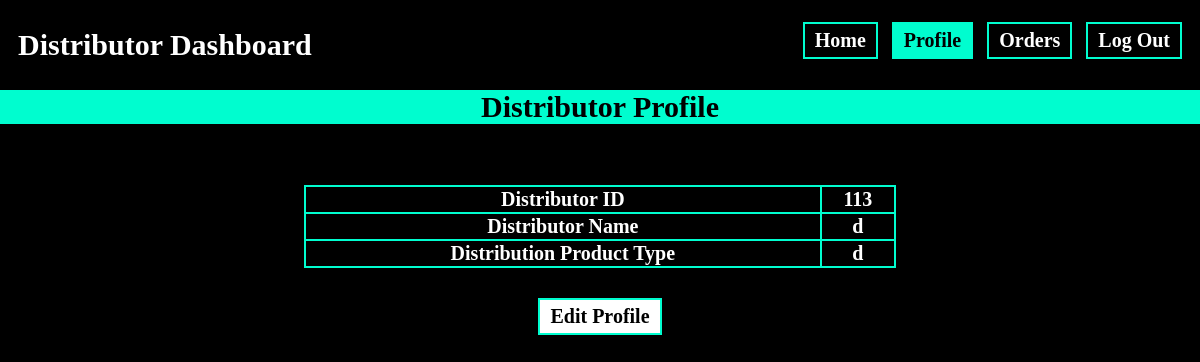
Page /dist/dprofile.php (signed in) on the committed database.
### tables this page shows
CREATE TABLE `dstbr` (
  `DID` int(11) NOT NULL,
  `DNAME` varchar(20) NOT NULL,
  `DPASS` varchar(20) NOT NULL,
  `DTYPE` varchar(20) NOT NULL,
  `DLOC` varchar(30) NOT NULL
);

### dist/session.php (called while the page is built, shortened)
<?php
$user_check = $_SESSION['login_user'];
?>

### dist/dprofile.php (the view, shortened to what this page needs)
<?php
include('session.php');
$query4 = "SELECT * from dstbr where DID='$user_check'";
              $ses_sq4 = mysqli_query($conn, $query4);
              $row4 = mysqli_fetch_assoc($ses_sq4);
              $para1 = $row4['DID'];
              $para2 = $row4['DNAME'];
              $para3 = $row4['DTYPE'];
?>
<html>
<body>
    <div class="top">
        <h1>Distributor Dashboard</h1>
        <nav class="menu">
            <ul>
                <a class="naav" href="dhome.php"><button>Home</button></a>
                <a class="naav" href="dprofile.php"><button style="background-color: #00fdcf;color: black;">Profile</button></a>
                <a class="naav" href="dorders.php"><button>Orders</button></a>
                <b id="logout"><a href="../logout.php"><button class="log">Log Out</button></a></b>
            </ul>
        </nav>
    </div>
    <center>
        <div style="margin-right: -10px;
        margin-left: -10px;background-color: #00fdcf">
            <center>
                <h2 style="font-family: Poppins;font-size:30px;color:Black">Distributor Profile</h2>
            </center>
        </div>
        <br>
    </center>
    <br>
    <center>
        <center>
            <table style="width: 50%">
                <tr>
                    <td>Distributor ID</td>
                    <td><?php echo "$para1"?></td>
                </tr>
                <tr>
                    <td>Distributor Name</td>
                    <td><?php echo "$para2"?></td>
                </tr>
                <tr>
                <tr>
                    <td>Distribution Product Type</td>
                    <td><?php echo "$para3"?></td>
                </tr>
            </table>
            <a href="dprofileedit.php"><button class="edit">Edit Profile</button></a>
            <br><br>
        </center>
    </center>
    <br>
</body>
</html>

### dist/dprofile.php (style rules this page uses)
table, tr, td { font-family: "Poppins"; font-size: 20px; border: 2px solid #00fdcf; border-collapse: collapse; border-spacing: 4; color: white; text-align: center; font-weight: 600; }
body { background-color: black; }
h1 { font-family: "Poppins"; color: white; font-size: 30px; margin-top: 20px; margin-left: 10px; }
nav { font-family: "Poppins"; text-align: right; margin-top: -60px; margin-right: 10px; }
.naav { margin-right: 10px; }
.edit { margin-top: 30px; background-color: white; color: black; font-family: "Poppins"; font-weight: 600; font-size: 20px; padding: 5px 10px; }
button { border: solid 2px #00fdcf; font-family: "Poppins"; font-weight: 600; font-size: 20px; background: none; padding: 5px 10px; color: white; }
.top { background-color: black; padding: 10px 10px; margin-top: -10px; margin-left: -10px; margin-right: -10px; margin-bottom: -20px; }

### rows in the picture
dstbr: DID "113", DNAME "d", DTYPE "d"
